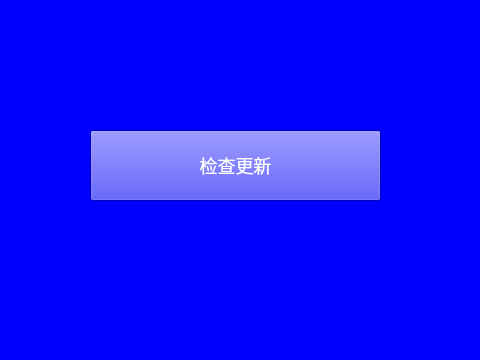
<?xml version="1.0" encoding="UTF-8"?>
<ui version="4.0">
 <class>DeviceMaintain</class>
 <widget class="QWidget" name="DeviceMaintain">
  <property name="geometry">
   <rect>
    <x>0</x>
    <y>0</y>
    <width>480</width>
    <height>360</height>
   </rect>
  </property>
  <property name="windowTitle">
   <string>DeviceMaintain</string>
  </property>
  <property name="styleSheet">
   <string notr="true">
*{
color: rgb(255, 255, 255);
background-color: rgba(0, 0, 255, 100%);
font: 18px;
/*border:1px solid red;*/
}

#widgetHead{
	/*background-color: rgba(20 ,30, 30,100);*/
	/*border-bottom:1px solid #F8F8FF;*/
}

#tableWidget::item:focus{
	/*border: 0px solid rgb(255,209,128);)*/
border: 0px;
background-color::rgb(255,209,128);
}


</string>
  </property>
  <widget class="QWidget" name="baseWidget" native="true">
   <property name="geometry">
    <rect>
     <x>0</x>
     <y>0</y>
     <width>480</width>
     <height>360</height>
    </rect>
   </property>
   <widget class="QPushButton" name="pushButton">
    <property name="geometry">
     <rect>
      <x>90</x>
      <y>130</y>
      <width>291</width>
      <height>71</height>
     </rect>
    </property>
    <property name="text">
     <string>检查更新</string>
    </property>
   </widget>
  </widget>
 </widget>
 <resources/>
 <connections/>
</ui>
